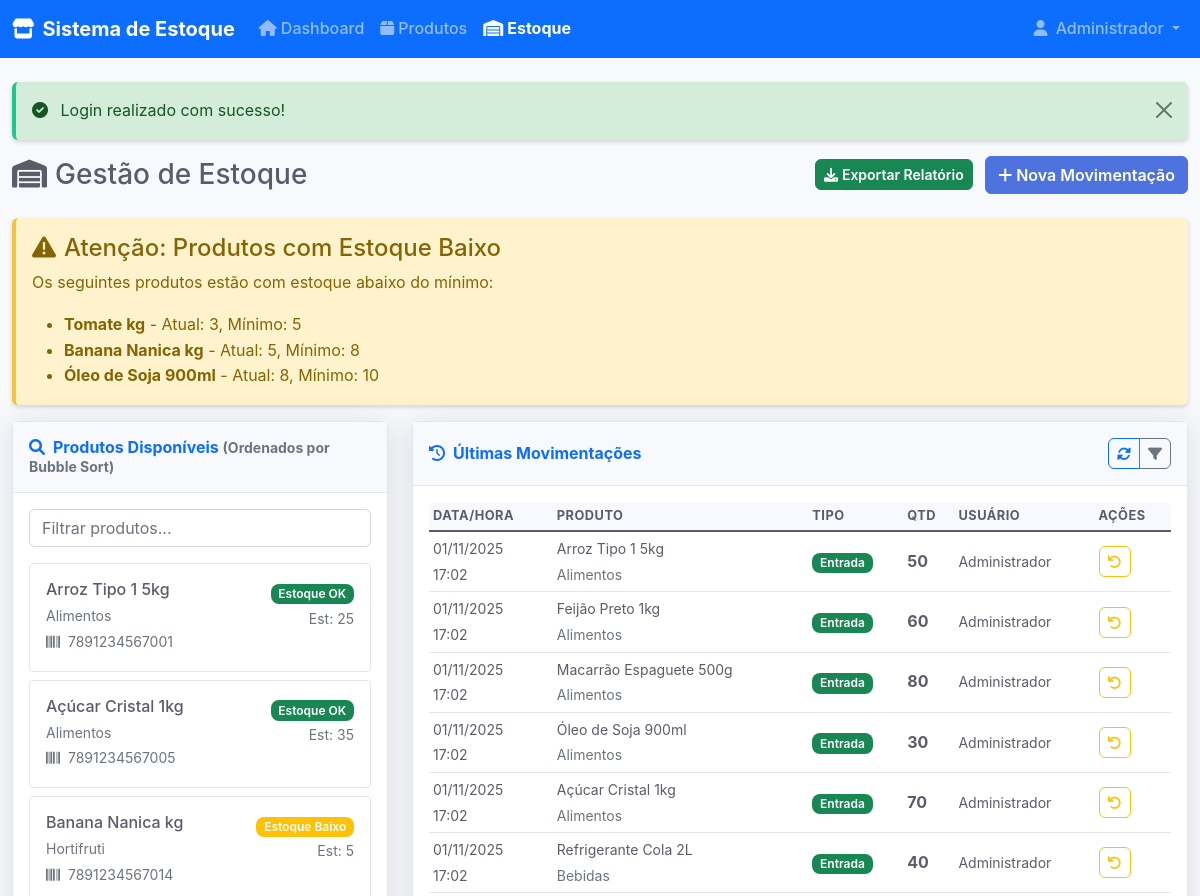
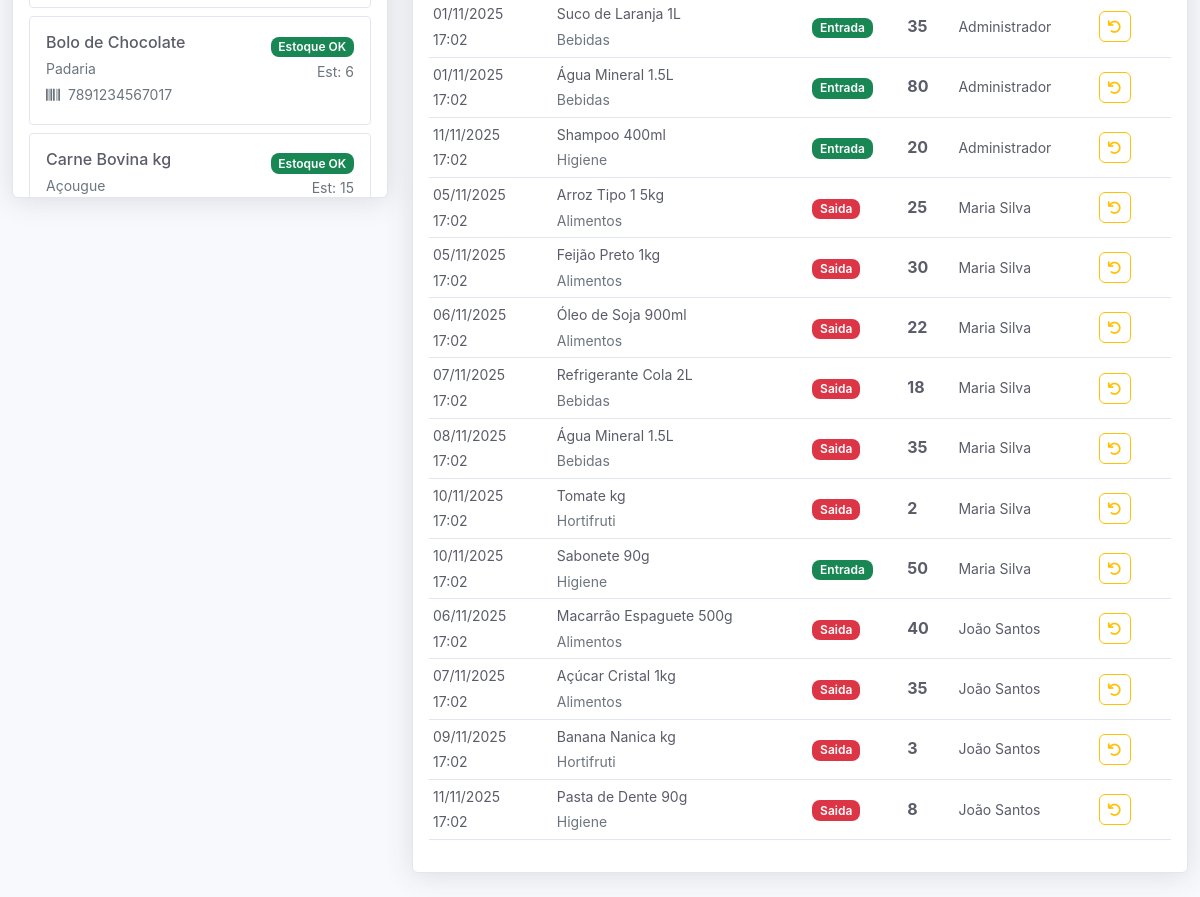
The app's page /index.php?action=estoque (signed in) with its own data (2 pictures, top to bottom).
### tables this page shows
CREATE TABLE produtos (
    id INT PRIMARY KEY AUTO_INCREMENT,
    nome VARCHAR(100) NOT NULL,
    codigo_barras VARCHAR(50) UNIQUE,
    categoria VARCHAR(50) NOT NULL,
    marca VARCHAR(50),
    preco_custo DECIMAL(10,2),
    preco_venda DECIMAL(10,2),
    estoque_atual INT NOT NULL DEFAULT 0,
    estoque_minimo INT NOT NULL DEFAULT 10,
    data_cadastro DATETIME DEFAULT CURRENT_TIMESTAMP
);

CREATE TABLE movimentacoes (
    id INT PRIMARY KEY AUTO_INCREMENT,
    produto_id INT NOT NULL,
    usuario_id INT NOT NULL,
    tipo ENUM('entrada', 'saida') NOT NULL,
    quantidade INT NOT NULL,
    data_movimentacao DATE NOT NULL,
    data_registro DATETIME DEFAULT CURRENT_TIMESTAMP,
    observacao TEXT,
    FOREIGN KEY (produto_id) REFERENCES produtos(id) ON DELETE CASCADE,
    FOREIGN KEY (usuario_id) REFERENCES usuarios(id) ON DELETE CASCADE
);

CREATE TABLE usuarios (
    id INT PRIMARY KEY AUTO_INCREMENT,
    nome VARCHAR(100) NOT NULL,
    usuario VARCHAR(50) NOT NULL UNIQUE,
    senha VARCHAR(255) NOT NULL,
    data_cadastro DATETIME DEFAULT CURRENT_TIMESTAMP
);

### app/views/estoque/index.php (the view, shortened to what the rows shown need)
<!DOCTYPE html>
<html lang="pt-BR">
<head>
    <link href="https://cdn.jsdelivr.net/npm/bootstrap@5.1.3/dist/css/bootstrap.min.css" rel="stylesheet">
    <link href="https://cdnjs.cloudflare.com/ajax/libs/font-awesome/6.0.0/css/all.min.css" rel="stylesheet">
    <link href="css/style.css" rel="stylesheet">
</head>
<body>
    <div class="container-fluid mt-4">
        <div class="d-sm-flex align-items-center justify-content-between mb-4">
            <h1 class="h3 mb-0 text-gray-800">
                <i class="fas fa-warehouse me-2"></i>Gestão de Estoque
            </h1>
        </div>
        <?php if (!empty($produtosEstoqueBaixo)): ?>
            <div class="alert alert-warning" role="alert">
                <ul class="mb-0">
                    <?php foreach (array_slice($produtosEstoqueBaixo, 0, 5) as $produto): ?>
                        <li>
                            <strong><?= htmlspecialchars($produto['nome'], ENT_QUOTES, 'UTF-8') ?></strong> -
                            Atual: <?= $produto['estoque_atual'] ?>, Mínimo: <?= $produto['estoque_minimo'] ?>
                        </li>
                    <?php endforeach; ?>
                </ul>
            </div>
        <?php endif; ?>
        <div class="row">
            <div class="col-xl-4 col-lg-5">
                <div class="card shadow mb-4">
                    <div class="card-body" style="max-height: 600px; overflow-y: auto;">
                        <?php if (empty($produtos)): ?>
                            <div class="text-center">
                                <i class="fas fa-inbox fa-3x text-gray-300 mb-3"></i>
                                <p class="text-gray-500">Nenhum produto cadastrado.</p>
                                <a href="index.php?action=produtos" class="btn btn-primary btn-sm">
                                    <i class="fas fa-plus me-1"></i>Cadastrar Produtos
                                </a>
                            </div>
                        <?php else: ?>
                            <div id="listaProdutos">
                                <?php foreach ($produtos as $produto): ?>
                                    <?php
                                    $statusClass = HomeController::getClasseStatusEstoque($produto);
                                    $statusText = HomeController::getTextoStatusEstoque($produto);
                                    ?>
                                    <div class="produto-item border rounded p-3 mb-2 cursor-pointer"
                                         data-produto-id="<?= $produto['id'] ?>"
                                         data-nome="<?= htmlspecialchars($produto['nome'], ENT_QUOTES, 'UTF-8') ?>"
                                         onclick="selecionarProduto(<?= $produto['id'] ?>)">
                                        <div class="d-flex justify-content-between align-items-start">
                                            <div>
                                                <h6 class="mb-1"><?= htmlspecialchars($produto['nome'], ENT_QUOTES, 'UTF-8') ?></h6>
                                                <small class="text-muted"><?= htmlspecialchars($produto['categoria'], ENT_QUOTES, 'UTF-8') ?></small>
                                                <?php if (!empty($produto['codigo_barras'])): ?>
                                                    <br><small class="text-muted">
                                                        <i class="fas fa-barcode me-1"></i>
                                                        <?= htmlspecialchars($produto['codigo_barras'], ENT_QUOTES, 'UTF-8') ?>
                                                    </small>
                                                <?php endif; ?>
                                            </div>
                                            <div class="text-end">
                                                <span class="badge bg-<?= $statusClass ?>"><?= $statusText ?></span>
                                                <br><small class="text-muted">Est: <?= $produto['estoque_atual'] ?></small>
                                            </div>
                                        </div>
                                    </div>
                                <?php endforeach; ?>
                            </div>
                        <?php endif; ?>
                    </div>
                </div>
            </div>
            <div class="col-xl-8 col-lg-7">
                <div class="card shadow mb-4">
                    <div class="card-body">
                        <div id="listaMovimentacoes">
                            <?php if (empty($ultimasMovimentacoes)): ?>
                                <div class="text-center">
                                    <i class="fas fa-inbox fa-3x text-gray-300 mb-3"></i>
                                    <p class="text-gray-500">Nenhuma movimentação registrada.</p>
                                </div>
                            <?php else: ?>
                                <div class="table-responsive">
                                    <table class="table table-sm">
                                        <thead>
                                            <tr>
                                                <th>Data/Hora</th>
                                                <th>Produto</th>
                                                <th>Tipo</th>
                                                <th>Qtd</th>
                                                <th>Usuário</th>
                                                <th>Ações</th>
                                            </tr>
                                        </thead>
                                        <tbody>
                                            <?php foreach ($ultimasMovimentacoes as $mov): ?>
                                                <tr>
                                                    <td>
                                                        <small>
                                                            <?= HomeController::formatarData($mov['data_movimentacao']) ?><br>
                                                            <?= date('H:i', strtotime($mov['data_registro'])) ?>
                                                        </small>
                                                    </td>
                                                    <td>
                                                        <small>
                                                            <?= htmlspecialchars($mov['produto_nome'], ENT_QUOTES, 'UTF-8') ?><br>
                                                            <span class="text-muted"><?= htmlspecialchars($mov['categoria'], ENT_QUOTES, 'UTF-8') ?></span>
                                                        </small>
                                                    </td>
                                                    <td>
                                                        <span class="badge bg-<?= $mov['tipo'] == 'entrada' ? 'success' : 'danger' ?>">
                                                            <?= ucfirst($mov['tipo']) ?>
                                                        </span>
                                                    </td>
                                                    <td class="fw-bold"><?= $mov['quantidade'] ?></td>
                                                    <td><small><?= htmlspecialchars($mov['usuario_nome'], ENT_QUOTES, 'UTF-8') ?></small></td>
                                                    <td>
                                                        <button type="button" class="btn btn-sm btn-outline-warning"
                                                                onclick="reverterMovimentacao(<?= $mov['id'] ?>)"
                                                                title="Reverter">
                                                            <i class="fas fa-undo"></i>
                                                        </button>
                                                    </td>
                                                </tr>
                                            <?php endforeach; ?>
                                        </tbody>
                                    </table>
                                </div>
                            <?php endif; ?>
                        </div>
                    </div>
                </div>
            </div>
        </div>
    </div>
</body>
</html>

### records on screen
produtos: nome "Tomate kg", estoque_atual "3", estoque_minimo "5"
produtos: nome "Banana Nanica kg", estoque_atual "5", estoque_minimo "8", categoria "Hortifruti", codigo_barras "7891234567014", statusText "Estoque Baixo"
produtos: nome "Óleo de Soja 900ml", estoque_atual "8", estoque_minimo "10"
produtos: nome "Arroz Tipo 1 5kg", categoria "Alimentos", codigo_barras "7891234567001", statusText "Estoque OK", estoque_atual "25"
produtos: nome "Açúcar Cristal 1kg", categoria "Alimentos", codigo_barras "7891234567005", statusText "Estoque OK", estoque_atual "35"
produtos: nome "Bolo de Chocolate", categoria "Padaria", codigo_barras "7891234567017", statusText "Estoque OK", estoque_atual "6"
produtos: nome "Carne Bovina kg", categoria "Açougue", statusText "Estoque OK", estoque_atual "15"
movimentacoes: data_movimentacao "01/11/2025", data_registro "17:02", produto.nome "Arroz Tipo 1 5kg", produto.categoria "Alimentos", tipo "Entrada", quantidade "50", usuario.nome "Administrador"
movimentacoes: data_movimentacao "01/11/2025", data_registro "17:02", produto.nome "Feijão Preto 1kg", produto.categoria "Alimentos", tipo "Entrada", quantidade "60", usuario.nome "Administrador"
movimentacoes: data_movimentacao "01/11/2025", data_registro "17:02", produto.nome "Macarrão Espaguete 500g", produto.categoria "Alimentos", tipo "Entrada", quantidade "80", usuario.nome "Administrador"
movimentacoes: data_movimentacao "01/11/2025", data_registro "17:02", produto.nome "Óleo de Soja 900ml", produto.categoria "Alimentos", tipo "Entrada", quantidade "30", usuario.nome "Administrador"
movimentacoes: data_movimentacao "01/11/2025", data_registro "17:02", produto.nome "Açúcar Cristal 1kg", produto.categoria "Alimentos", tipo "Entrada", quantidade "70", usuario.nome "Administrador"
movimentacoes: data_movimentacao "01/11/2025", data_registro "17:02", produto.nome "Refrigerante Cola 2L", produto.categoria "Bebidas", tipo "Entrada", quantidade "40", usuario.nome "Administrador"
movimentacoes: data_movimentacao "01/11/2025", data_registro "17:02", produto.nome "Suco de Laranja 1L", produto.categoria "Bebidas", tipo "Entrada", quantidade "35", usuario.nome "Administrador"
movimentacoes: data_movimentacao "01/11/2025", data_registro "17:02", produto.nome "Água Mineral 1.5L", produto.categoria "Bebidas", tipo "Entrada", quantidade "80", usuario.nome "Administrador"
movimentacoes: data_movimentacao "11/11/2025", data_registro "17:02", produto.nome "Shampoo 400ml", produto.categoria "Higiene", tipo "Entrada", quantidade "20", usuario.nome "Administrador"
movimentacoes: data_movimentacao "05/11/2025", data_registro "17:02", produto.nome "Arroz Tipo 1 5kg", produto.categoria "Alimentos", tipo "Saida", quantidade "25", usuario.nome "Maria Silva"
movimentacoes: data_movimentacao "05/11/2025", data_registro "17:02", produto.nome "Feijão Preto 1kg", produto.categoria "Alimentos", tipo "Saida", quantidade "30", usuario.nome "Maria Silva"
movimentacoes: data_movimentacao "06/11/2025", data_registro "17:02", produto.nome "Óleo de Soja 900ml", produto.categoria "Alimentos", tipo "Saida", quantidade "22", usuario.nome "Maria Silva"
movimentacoes: data_movimentacao "07/11/2025", data_registro "17:02", produto.nome "Refrigerante Cola 2L", produto.categoria "Bebidas", tipo "Saida", quantidade "18", usuario.nome "Maria Silva"
movimentacoes: data_movimentacao "08/11/2025", data_registro "17:02", produto.nome "Água Mineral 1.5L", produto.categoria "Bebidas", tipo "Saida", quantidade "35", usuario.nome "Maria Silva"
movimentacoes: data_movimentacao "10/11/2025", data_registro "17:02", produto.nome "Tomate kg", produto.categoria "Hortifruti", tipo "Saida", quantidade "2", usuario.nome "Maria Silva"
movimentacoes: data_movimentacao "10/11/2025", data_registro "17:02", produto.nome "Sabonete 90g", produto.categoria "Higiene", tipo "Entrada", quantidade "50", usuario.nome "Maria Silva"
movimentacoes: data_movimentacao "06/11/2025", data_registro "17:02", produto.nome "Macarrão Espaguete 500g", produto.categoria "Alimentos", tipo "Saida", quantidade "40", usuario.nome "João Santos"
movimentacoes: data_movimentacao "07/11/2025", data_registro "17:02", produto.nome "Açúcar Cristal 1kg", produto.categoria "Alimentos", tipo "Saida", quantidade "35", usuario.nome "João Santos"
movimentacoes: data_movimentacao "09/11/2025", data_registro "17:02", produto.nome "Banana Nanica kg", produto.categoria "Hortifruti", tipo "Saida", quantidade "3", usuario.nome "João Santos"
movimentacoes: data_movimentacao "11/11/2025", data_registro "17:02", produto.nome "Pasta de Dente 90g", produto.categoria "Higiene", tipo "Saida", quantidade "8", usuario.nome "João Santos"

### other values on screen
LoginController::getUsuarioLogado()['nome'] "Administrador"
$messages['sucesso'] "Login realizado com sucesso!"
